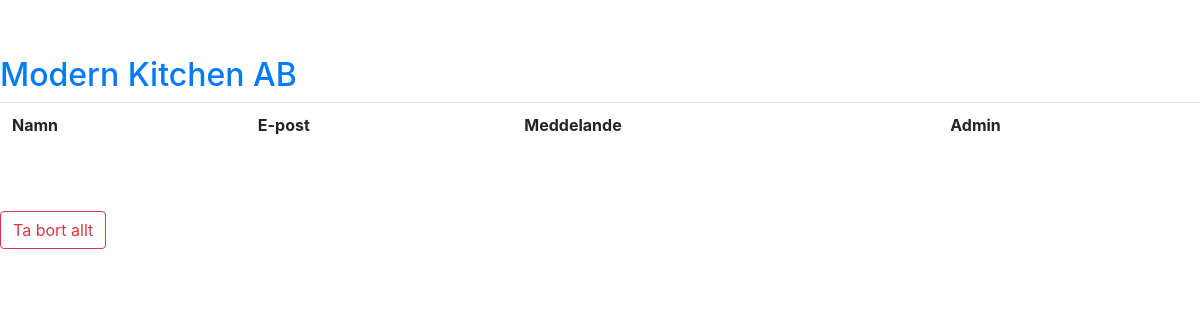
/Admin/Admin_Kontakt/admin_kontakt.php, run on an earlier commit of the app's database.
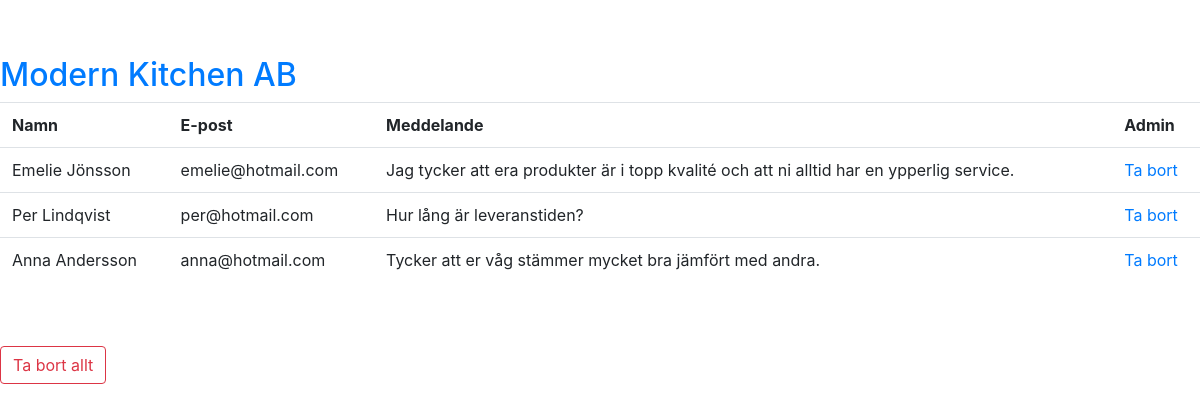
And on a later commit of the database.
### tables this page shows
CREATE TABLE `kontakt` (
  `kontaktid` int(11) NOT NULL,
  `namn` varchar(50) NOT NULL,
  `epost` varchar(100) NOT NULL,
  `meddelande` varchar(250) NOT NULL
);

### Admin/Admin_Kontakt/admin_kontakt.php (the view, shortened to what this page needs)
<link href="../../vendor/bootstrap/css/bootstrap.min.css" rel="stylesheet">
<link href="../../css/shop-item.css" rel="stylesheet">
<h2 class='text-left'>
<a href='../../index.php'>
    Modern Kitchen AB
</a></h2>
<?php
 require_once ("../../database.php");
 $stmt = $conn->prepare("SELECT * FROM kontakt");
 $stmt->execute();
 $result = $stmt->fetchAll();
 $table = "
    <table class='table table-hover'>
    <tr>
        <th>Namn</th>
        <th>E-post</th>
        <th>Meddelande</th>
        <th>Admin</th>
    </tr>
    ";
 foreach($result as $key => $value){
    $table .= "
        <tr>
            <td>$value[namn]</td>
            <td>$value[epost]</td>
            <td>$value[meddelande]</td>
            <td>
                <a href='delete_kontakt.php?id=$value[kontaktid]'>Ta bort</a>
            </td>
        </tr>
    ";
 }
 $table .= "</table>";
 echo $table;
 ?>
 <a href='deleteall_kontakt.php' class="btn btn-md btn-outline-danger">
        Ta bort allt
 </a>

What changed in the data, as far as the page shows it:
added kontakt: namn "Emelie Jönsson", epost "emelie@hotmail.com", meddelande "Jag tycker att era produkter är i topp kvalité och att ni alltid har en ypperlig service."
added kontakt: namn "Per Lindqvist", epost "per@hotmail.com", meddelande "Hur lång är leveranstiden?"
added kontakt: namn "Anna Andersson", epost "anna@hotmail.com", meddelande "Tycker att er våg stämmer mycket bra jämfört med andra."
